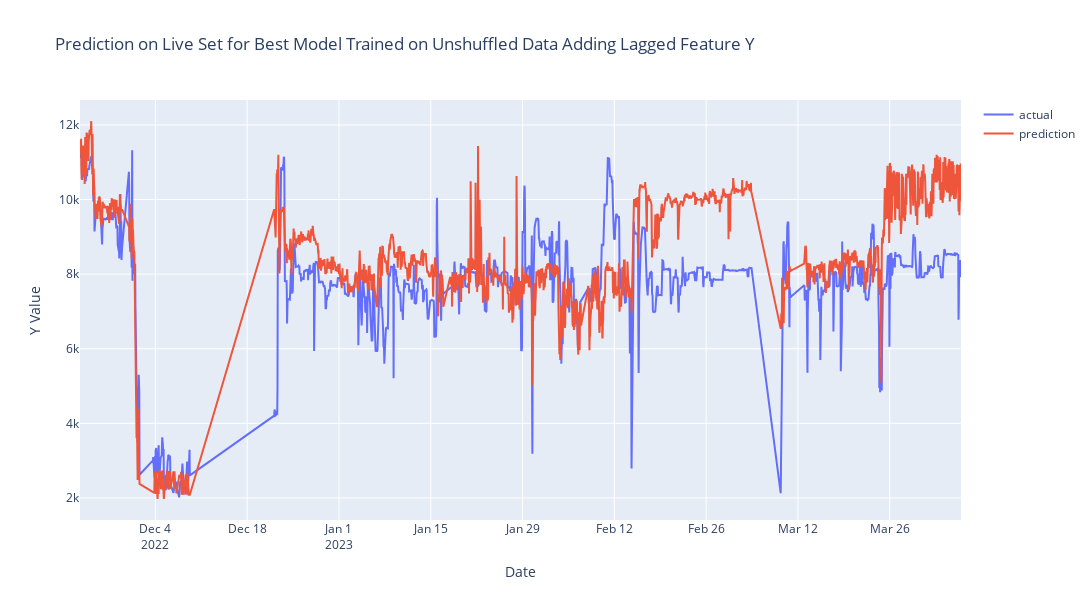

Here is the notebook cell this chart was saved with:
### Code cell
fig = go.Figure()
fig.add_trace(go.Scatter(x=live_X.index, y=live_y, mode='lines', name='actual'))
fig.add_trace(go.Scatter(x=live_X.index, y=live_y_pred, mode='lines', name='prediction'))
fig.update_layout(title='Prediction on Live Set for Best Model Trained on Unshuffled Data Adding Lagged Feature Y',
                xaxis_title='Date',
                yaxis_title='Y Value',
                width=1200,
                height=600)
# fig.write_html(cfg.shuffle_or_not.v2.unshuffle.live_plot)
fig.show()

### Figure 1 — Plotly figure (JSON) as saved in the notebook; plotly's stock layout.template omitted (floating-point values rounded to 4 significant figures; data arrays with more than 128 entries replaced by an {"elided": "..."} marker saying what was removed)
{"data": [{"mode": "lines", "name": "actual", "type": "scatter", "x": {"elided": "2604 str values"}, "y": {"elided": "2604 float values"}}, {"mode": "lines", "name": "prediction", "type": "scatter", "x": {"elided": "2604 str values"}, "y": {"elided": "2604 float values"}}], "layout": {"height": 600, "title": {"text": "Prediction on Live Set for Best Model Trained on Unshuffled Data Adding Lagged Feature Y"}, "width": 1200, "xaxis": {"title": {"text": "Date"}}, "yaxis": {"title": {"text": "Y Value"}}}}
